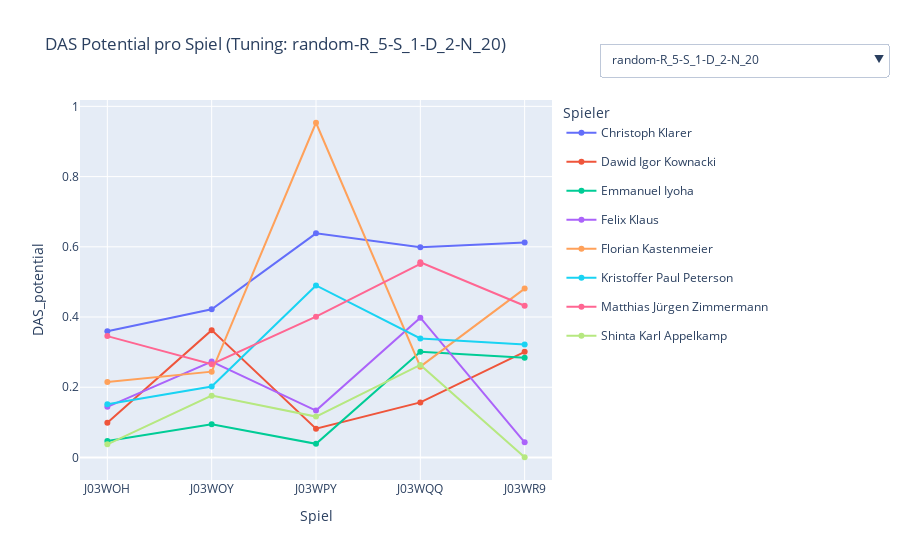
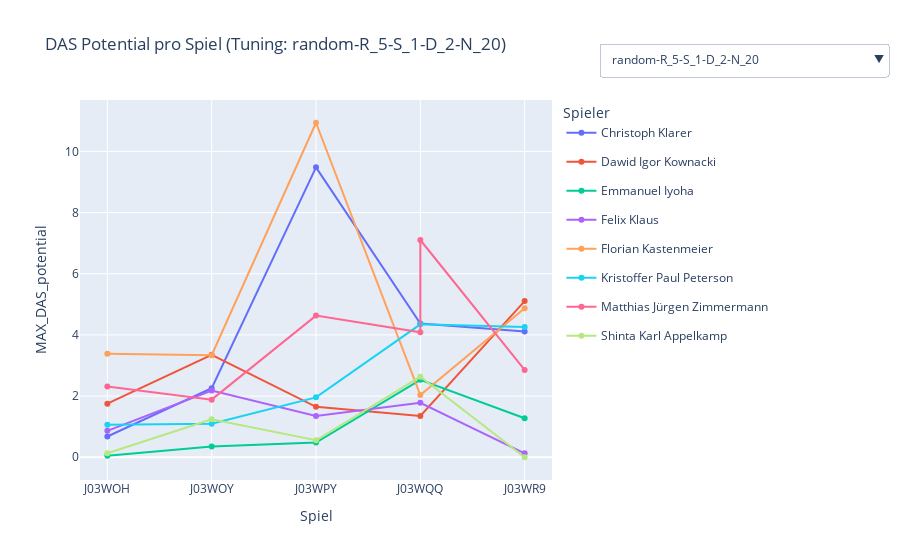

Write notebook code for charts like these, in order.
### Code cell
full_df_das_g1 = full_df[full_df["DAS"] > 1]
grouped_df_das_g1 = group_data(full_df_das_g1)

grouped_named_das_g1 = grouped_df_das_g1.merge(all_players, on=["game_id", "player"], how="left")
fair_grouped_das_g1 = grouped_named_das_g1.merge(all_game_players, on="id")

line_players(fair_grouped_das_g1)
line_players(fair_grouped_das_g1, metric="MAX_DAS_potential")

### Figure 1 — Plotly figure (JSON) as saved in the notebook; plotly's stock layout.template omitted (floating-point values rounded to 4 significant figures)
{"data": [{"legendgroup": "Christoph Klarer", "mode": "lines+markers", "name": "Christoph Klarer", "showlegend": true, "type": "scatter", "visible": true, "x": ["J03WOH", "J03WOY", "J03WPY", "J03WQQ", "J03WR9"], "y": [0.3594, 0.4219, 0.6383, 0.5985, 0.6119]}, {"legendgroup": "Dawid Igor Kownacki", "mode": "lines+markers", "name": "Dawid Igor Kownacki", "showlegend": true, "type": "scatter", "visible": true, "x": ["J03WOH", "J03WOY", "J03WPY", "J03WQQ", "J03WR9"], "y": [0.09893, 0.3627, 0.0817, 0.1568, 0.3007]}, {"legendgroup": "Emmanuel Iyoha", "mode": "lines+markers", "name": "Emmanuel Iyoha", "showlegend": true, "type": "scatter", "visible": true, "x": ["J03WOH", "J03WOY", "J03WPY", "J03WQQ", "J03WR9"], "y": [0.04705, 0.09455, 0.03885, 0.3012, 0.2842]}, {"legendgroup": "Felix Klaus", "mode": "lines+markers", "name": "Felix Klaus", "showlegend": true, "type": "scatter", "visible": true, "x": ["J03WOH", "J03WOY", "J03WPY", "J03WQQ", "J03WR9"], "y": [0.1442, 0.2731, 0.1335, 0.398, 0.04303]}, {"legendgroup": "Florian Kastenmeier", "mode": "lines+markers", "name": "Florian Kastenmeier", "showlegend": true, "type": "scatter", "visible": true, "x": ["J03WOH", "J03WOY", "J03WPY", "J03WQQ", "J03WR9"], "y": [0.2147, 0.2444, 0.9533, 0.2587, 0.4809]}, {"legendgroup": "Kristoffer Paul Peterson", "mode": "lines+markers", "name": "Kristoffer Paul Peterson", "showlegend": true, "type": "scatter", "visible": true, "x": ["J03WOH", "J03WOY", "J03WPY", "J03WQQ", "J03WR9"], "y": [0.1517, 0.2018, 0.49, 0.3388, 0.3218]}, {"legendgroup": "Matthias Jürgen Zimmermann", "mode": "lines+markers", "name": "Matthias Jürgen Zimmermann", "showlegend": true, "type": "scatter", "visible": true, "x": ["J03WOH", "J03WOY", "J03WPY", "J03WQQ", "J03WQQ", "J03WR9"], "y": [0.3456, 0.2657, 0.401, 0.5511, 0.5559, 0.432]}, {"legendgroup": "Shinta Karl Appelkamp", "mode": "lines+markers", "name": "Shinta Karl Appelkamp", "showlegend": true, "type": "scatter", "visible": true, "x": ["J03WOH", "J03WOY", "J03WPY", "J03WQQ", "J03WR9"], "y": [0.03752, 0.1761, 0.1164, 0.2635, 0.0006022]}, {"legendgroup": "Matthias Jürgen Zimmermann", "mode": "lines+markers", "name": "Matthias Jürgen Zimmermann", "showlegend": false, "type": "scatter", "visible": false, "x": ["J03WOH", "J03WOY", "J03WPY", "J03WQQ", "J03WR9"], "y": [0.4031, 0.3522, 0.4988, 0.6241, 0.5113]}, {"legendgroup": "Matthias Jürgen Zimmermann", "mode": "lines+markers", "name": "Matthias Jürgen Zimmermann", "showlegend": false, "type": "scatter", "visible": false, "x": ["J03WOH", "J03WOY", "J03WPY", "J03WQQ", "J03WR9"], "y": [0.4031, 0.3522, 0.4988, 0.6241, 0.5113]}, {"legendgroup": "Matthias Jürgen Zimmermann", "mode": "lines+markers", "name": "Matthias Jürgen Zimmermann", "showlegend": false, "type": "scatter", "visible": false, "x": ["J03WOH", "J03WOY", "J03WPY", "J03WQQ", "J03WR9"], "y": [0.3979, 0.3431, 0.4813, 0.5945, 0.4958]}, {"legendgroup": "Matthias Jürgen Zimmermann", "mode": "lines+markers", "name": "Matthias Jürgen Zimmermann", "showlegend": false, "type": "scatter", "visible": false, "x": ["J03WQQ"], "y": [0.6241]}, {"legendgroup": "Matthias Jürgen Zimmermann", "mode": "lines+markers", "name": "Matthias Jürgen Zimmermann", "showlegend": false, "type": "scatter", "visible": false, "x": ["J03WQQ"], "y": [0.6241]}, {"legendgroup": "Matthias Jürgen Zimmermann", "mode": "lines+markers", "name": "Matthias Jürgen Zimmermann", "showlegend": false, "type": "scatter", "visible": false, "x": ["J03WQQ", "J03WQQ"], "y": [0.4973, 0.6822]}, {"legendgroup": "Matthias Jürgen Zimmermann", "mode": "lines+markers", "name": "Matthias Jürgen Zimmermann", "showlegend": false, "type": "scatter", "visible": false, "x": ["J03WQQ"], "y": [0.6037]}], "layout": {"legend": {"title": {"text": "Spieler"}}, "title": {"text": "DAS Potential pro Spiel (Tuning: random-R_5-S_1-D_2-N_20)"}, "updatemenus": [{"active": 0, "buttons": [{"args": [{"visible": [true, true, true, true, true, true, true, true, false, false, false, false, false, false, false]}, {"title": "DAS Potential pro Spiel (Tuning: random-R_5-S_1-D_2-N_20)"}], "label": "random-R_5-S_1-D_2-N_20", "method": "update"}, {"args": [{"visible": [false, false, false, false, false, false, false, false, true, false, false, false, false, false, false]}, {"title": "DAS Potential pro Spiel (Tuning: all_positions-R_5-S_1-D_2-N_20)"}], "label": "all_positions-R_5-S_1-D_2-N_20", "method": "update"}, {"args": [{"visible": [false, false, false, false, false, false, false, false, false, true, false, false, false, false, false]}, {"title": "DAS Potential pro Spiel (Tuning: random-R_5-S_1-D_2-N_100)"}], "label": "random-R_5-S_1-D_2-N_100", "method": "update"}, {"args": [{"visible": [false, false, false, false, false, false, false, false, false, false, true, false, false, false, false]}, {"title": "DAS Potential pro Spiel (Tuning: random-R_5-S_1-D_2-N_50)"}], "label": "random-R_5-S_1-D_2-N_50", "method": "update"}, {"args": [{"visible": [false, false, false, false, false, false, false, false, false, false, false, true, false, false, false]}, {"title": "DAS Potential pro Spiel (Tuning: all_positions_cut_1.0-R_5-S_1-D_2-N_20-C_1.0)"}], "label": "all_positions_cut_1.0-R_5-S_1-D_2-N_20-C_1.0", "method": "update"}, {"args": [{"visible": [false, false, false, false, false, false, false, false, false, false, false, false, true, false, false]}, {"title": "DAS Potential pro Spiel (Tuning: random_cut_1.0-R_5-S_1-D_2-N_100-C_1.0)"}], "label": "random_cut_1.0-R_5-S_1-D_2-N_100-C_1.0", "method": "update"}, {"args": [{"visible": [false, false, false, false, false, false, false, false, false, false, false, false, false, true, false]}, {"title": "DAS Potential pro Spiel (Tuning: random_cut_1.0-R_5-S_1-D_2-N_20-C_1.0)"}], "label": "random_cut_1.0-R_5-S_1-D_2-N_20-C_1.0", "method": "update"}, {"args": [{"visible": [false, false, false, false, false, false, false, false, false, false, false, false, false, false, true]}, {"title": "DAS Potential pro Spiel (Tuning: random_cut_1.0-R_5-S_1-D_2-N_50-C_1.0)"}], "label": "random_cut_1.0-R_5-S_1-D_2-N_50-C_1.0", "method": "update"}], "type": "dropdown", "x": 1.1, "xanchor": "left", "y": 1.15}], "xaxis": {"title": {"text": "Spiel"}}, "yaxis": {"title": {"text": "DAS_potential"}}}}

### Figure 2 — Plotly figure (JSON) as saved in the notebook; plotly's stock layout.template omitted (floating-point values rounded to 4 significant figures)
{"data": [{"legendgroup": "Christoph Klarer", "mode": "lines+markers", "name": "Christoph Klarer", "showlegend": true, "type": "scatter", "visible": true, "x": ["J03WOH", "J03WOY", "J03WPY", "J03WQQ", "J03WR9"], "y": [0.6793, 2.26, 9.479, 4.375, 4.108]}, {"legendgroup": "Dawid Igor Kownacki", "mode": "lines+markers", "name": "Dawid Igor Kownacki", "showlegend": true, "type": "scatter", "visible": true, "x": ["J03WOH", "J03WOY", "J03WPY", "J03WQQ", "J03WR9"], "y": [1.753, 3.349, 1.649, 1.353, 5.105]}, {"legendgroup": "Emmanuel Iyoha", "mode": "lines+markers", "name": "Emmanuel Iyoha", "showlegend": true, "type": "scatter", "visible": true, "x": ["J03WOH", "J03WOY", "J03WPY", "J03WQQ", "J03WR9"], "y": [0.04705, 0.3487, 0.4816, 2.533, 1.276]}, {"legendgroup": "Felix Klaus", "mode": "lines+markers", "name": "Felix Klaus", "showlegend": true, "type": "scatter", "visible": true, "x": ["J03WOH", "J03WOY", "J03WPY", "J03WQQ", "J03WR9"], "y": [0.8651, 2.18, 1.346, 1.781, 0.1289]}, {"legendgroup": "Florian Kastenmeier", "mode": "lines+markers", "name": "Florian Kastenmeier", "showlegend": true, "type": "scatter", "visible": true, "x": ["J03WOH", "J03WOY", "J03WPY", "J03WQQ", "J03WR9"], "y": [3.384, 3.34, 10.94, 2.032, 4.874]}, {"legendgroup": "Kristoffer Paul Peterson", "mode": "lines+markers", "name": "Kristoffer Paul Peterson", "showlegend": true, "type": "scatter", "visible": true, "x": ["J03WOH", "J03WOY", "J03WPY", "J03WQQ", "J03WR9"], "y": [1.067, 1.098, 1.959, 4.345, 4.258]}, {"legendgroup": "Matthias Jürgen Zimmermann", "mode": "lines+markers", "name": "Matthias Jürgen Zimmermann", "showlegend": true, "type": "scatter", "visible": true, "x": ["J03WOH", "J03WOY", "J03WPY", "J03WQQ", "J03WQQ", "J03WR9"], "y": [2.311, 1.885, 4.631, 4.087, 7.103, 2.854]}, {"legendgroup": "Shinta Karl Appelkamp", "mode": "lines+markers", "name": "Shinta Karl Appelkamp", "showlegend": true, "type": "scatter", "visible": true, "x": ["J03WOH", "J03WOY", "J03WPY", "J03WQQ", "J03WR9"], "y": [0.1334, 1.244, 0.557, 2.637, 0.001059]}, {"legendgroup": "Matthias Jürgen Zimmermann", "mode": "lines+markers", "name": "Matthias Jürgen Zimmermann", "showlegend": false, "type": "scatter", "visible": false, "x": ["J03WOH", "J03WOY", "J03WPY", "J03WQQ", "J03WR9"], "y": [2.311, 2.336, 5.086, 4.087, 2.854]}, {"legendgroup": "Matthias Jürgen Zimmermann", "mode": "lines+markers", "name": "Matthias Jürgen Zimmermann", "showlegend": false, "type": "scatter", "visible": false, "x": ["J03WOH", "J03WOY", "J03WPY", "J03WQQ", "J03WR9"], "y": [2.311, 2.336, 5.086, 4.087, 2.854]}, {"legendgroup": "Matthias Jürgen Zimmermann", "mode": "lines+markers", "name": "Matthias Jürgen Zimmermann", "showlegend": false, "type": "scatter", "visible": false, "x": ["J03WOH", "J03WOY", "J03WPY", "J03WQQ", "J03WR9"], "y": [2.201, 2.336, 5.086, 3.75, 2.854]}, {"legendgroup": "Matthias Jürgen Zimmermann", "mode": "lines+markers", "name": "Matthias Jürgen Zimmermann", "showlegend": false, "type": "scatter", "visible": false, "x": ["J03WQQ"], "y": [4.087]}, {"legendgroup": "Matthias Jürgen Zimmermann", "mode": "lines+markers", "name": "Matthias Jürgen Zimmermann", "showlegend": false, "type": "scatter", "visible": false, "x": ["J03WQQ"], "y": [4.087]}, {"legendgroup": "Matthias Jürgen Zimmermann", "mode": "lines+markers", "name": "Matthias Jürgen Zimmermann", "showlegend": false, "type": "scatter", "visible": false, "x": ["J03WQQ", "J03WQQ"], "y": [4.087, 9.081]}, {"legendgroup": "Matthias Jürgen Zimmermann", "mode": "lines+markers", "name": "Matthias Jürgen Zimmermann", "showlegend": false, "type": "scatter", "visible": false, "x": ["J03WQQ"], "y": [3.941]}], "layout": {"legend": {"title": {"text": "Spieler"}}, "title": {"text": "DAS Potential pro Spiel (Tuning: random-R_5-S_1-D_2-N_20)"}, "updatemenus": [{"active": 0, "buttons": [{"args": [{"visible": [true, true, true, true, true, true, true, true, false, false, false, false, false, false, false]}, {"title": "DAS Potential pro Spiel (Tuning: random-R_5-S_1-D_2-N_20)"}], "label": "random-R_5-S_1-D_2-N_20", "method": "update"}, {"args": [{"visible": [false, false, false, false, false, false, false, false, true, false, false, false, false, false, false]}, {"title": "DAS Potential pro Spiel (Tuning: all_positions-R_5-S_1-D_2-N_20)"}], "label": "all_positions-R_5-S_1-D_2-N_20", "method": "update"}, {"args": [{"visible": [false, false, false, false, false, false, false, false, false, true, false, false, false, false, false]}, {"title": "DAS Potential pro Spiel (Tuning: random-R_5-S_1-D_2-N_100)"}], "label": "random-R_5-S_1-D_2-N_100", "method": "update"}, {"args": [{"visible": [false, false, false, false, false, false, false, false, false, false, true, false, false, false, false]}, {"title": "DAS Potential pro Spiel (Tuning: random-R_5-S_1-D_2-N_50)"}], "label": "random-R_5-S_1-D_2-N_50", "method": "update"}, {"args": [{"visible": [false, false, false, false, false, false, false, false, false, false, false, true, false, false, false]}, {"title": "DAS Potential pro Spiel (Tuning: all_positions_cut_1.0-R_5-S_1-D_2-N_20-C_1.0)"}], "label": "all_positions_cut_1.0-R_5-S_1-D_2-N_20-C_1.0", "method": "update"}, {"args": [{"visible": [false, false, false, false, false, false, false, false, false, false, false, false, true, false, false]}, {"title": "DAS Potential pro Spiel (Tuning: random_cut_1.0-R_5-S_1-D_2-N_100-C_1.0)"}], "label": "random_cut_1.0-R_5-S_1-D_2-N_100-C_1.0", "method": "update"}, {"args": [{"visible": [false, false, false, false, false, false, false, false, false, false, false, false, false, true, false]}, {"title": "DAS Potential pro Spiel (Tuning: random_cut_1.0-R_5-S_1-D_2-N_20-C_1.0)"}], "label": "random_cut_1.0-R_5-S_1-D_2-N_20-C_1.0", "method": "update"}, {"args": [{"visible": [false, false, false, false, false, false, false, false, false, false, false, false, false, false, true]}, {"title": "DAS Potential pro Spiel (Tuning: random_cut_1.0-R_5-S_1-D_2-N_50-C_1.0)"}], "label": "random_cut_1.0-R_5-S_1-D_2-N_50-C_1.0", "method": "update"}], "type": "dropdown", "x": 1.1, "xanchor": "left", "y": 1.15}], "xaxis": {"title": {"text": "Spiel"}}, "yaxis": {"title": {"text": "MAX_DAS_potential"}}}}
